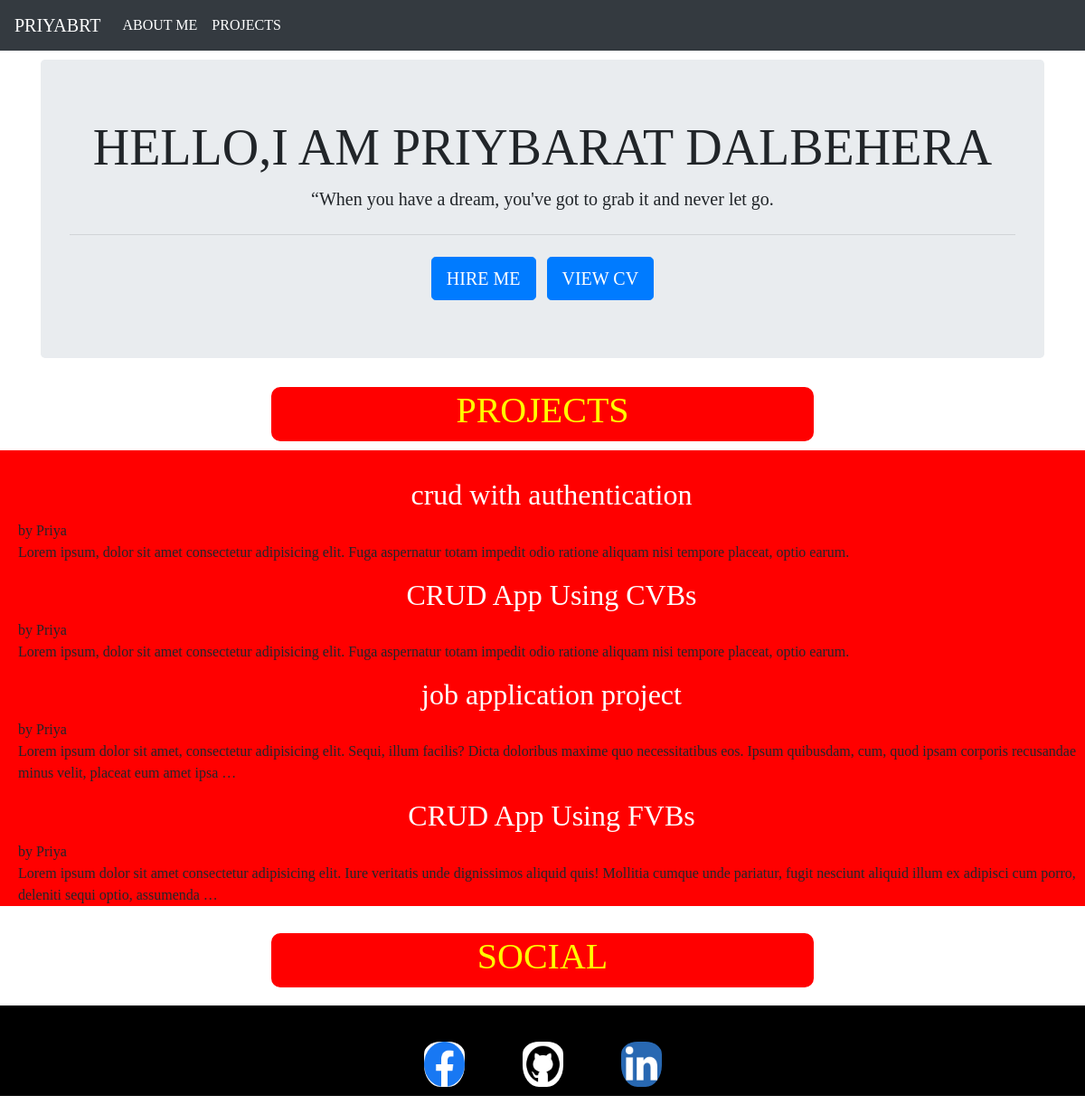
The page / on the database its author committed.
### protfolioapp/models.py (models this page shows, shortened)
class Post(models.Model):
    STATUS_CHOICES=(('draft','Draft'),('published','Published'))
    title=models.CharField(max_length=256)
    slug=models.CharField(max_length=256,unique_for_date='publish')
    author=models.ForeignKey(User,related_name='blog_posts',on_delete=models.CASCADE)
    body=models.TextField()
    publish=models.DateTimeField(default=timezone.now)
    created=models.DateTimeField(auto_now_add=True)
    updated=models.DateTimeField(auto_now=True)
    status=models.CharField(max_length=10,choices=STATUS_CHOICES,default='draft')
    def get_absolute_url(self):
        return reverse("post_detail", args=[self.publish.year,self.publish.month,self.publish.day,self.slug])
    class Meta:
        ordering=('-publish',)

### protfolioapp/views.py (the view)
# urls.py: path('',views.home_view),
def home_view(request):
    post_list=Post.objects.all()
    return render(request,'testapp/home.html',{'post_list':post_list})

### templates/testapp/home.html (shortened to what this page needs)
<!DOCTYPE html>
{% extends 'testapp/base.html' %}
{% load static %}
{% block body_block %}
<div class="container">
<div class="jumbotron">
    <h1 class="display-4">HELLO,I AM PRIYBARAT DALBEHERA</h1>
    <p class="lead">“When you have a dream, you've got to grab it and never let go.</p>
    <hr class="my-4">
    <a class="btn btn-primary btn-lg" href="/about" role="button">HIRE ME</a>&nbsp;&nbsp;
    <a class="btn btn-primary btn-lg" href="https://drive.google.com/uc?export=download&id=15CbJKAMrt36aUqHa0WkXZaRFePJ0or6m" role="button">VIEW CV</a>
  </div>
</div>
<div class="project" id="sec2">
    <h1>PROJECTS</h1>
</div>
<div class="projecttext">
  {% for post in post_list %}
  <a href="{{post.get_absolute_url}}"><h2>{{post.title}}</h2></a>
   by {{post.author|title}}
   {{post.body|truncatewords:30|linebreaks}}
  {% endfor %}
</div>
<footer>
<div class="social">
  <h1>SOCIAL</h1>
</div>
<div class="icon">
  <a href="https://www.facebook.com/priyabrat.dalbehera" target="_blank"><img src="{% static 'images/facebook.jpg' %}" alt="My image"></a>
  <a href="https://github.com/ipriyabrat" target="_blank"><img src="{% static 'images/github.jpg' %}" alt="My image"></a>
  <a href="https://www.linkedin.com/in/priyabrat-dalbehera-p521/" target="_blank"><img src="{% static 'images/linkdin.jpg' %}" alt="My image"></a>
</div>
</footer>
{% endblock %}

### templates/testapp/base.html (shortened to what this page needs)
<!DOCTYPE html>
{% load static %}
<html lang="en">
<head>
    <link rel="stylesheet" href="https://cdn.jsdelivr.net/npm/bootstrap@4.6.1/dist/css/bootstrap.min.css">
    <link rel="stylesheet" type="text/css" href="{% static 'css/home.css' %}">
</head>
<body>
        <nav class="navbar navbar-expand-lg navbar-dark bg-dark">
            <a class="navbar-brand" href="/">PRIYABRT</a>
            <div class="collapse navbar-collapse" id="navbarSupportedContent">
              <ul class="navbar-nav mr-auto">
                <li class="nav-item active">
                  <a class="nav-link" href="/about">ABOUT ME </a>
                </li>
                <li class="nav-item active" >
                  <a  class="nav-link" href="#sec2"  id='sec1'>PROJECTS </a>
            </div>
          </nav>
    {% block body_block %}
    {% endblock %}
</body>
</html>

### static/css/home.css (style rules this page uses)
body { font-family: 'Noto Serif', serif; font-family: 'Rowdies', cursive; font-family: 'Source Serif 4', serif; font-family: 'Supermercado One', cursive; font-family: 'Bebas Neue', cursive; }
html { scroll-behavior: smooth; }
.container { text-align: center; padding-top: 10px; }
.jumbotron { text-align: center; }
.project { text-align: center; background-color: red; color: yellow; border: 2px solid red; border-radius: 10px; width: 50%; margin-left: 25%; }
.projecttext { padding-top: 30px; background: red; padding-left: 20px; margin-top: 10px; }
.projecttext h2 { color: white; text-align: center; }
.social { text-align: center; background-color: red; color: yellow; border: 2px solid red; border-radius: 10px; width: 50%; margin-left: 25%; margin-top: 30px; }
.icon { background-color: black; height:100px; margin-top: 20px; text-align: center; }
img { height: 60px; width: 45px; border-radius: 40%; padding-top: 10px; margin-left: 90px; margin: 30px; }

### rows shown on the page
Post: title "crud with authentication", author "Priya", body "Lorem ipsum, dolor sit amet consectetur adipisicing elit. Fuga aspernatur totam impedit odio ratione aliquam nisi tempore placeat, optio earum."
Post: title "CRUD App Using CVBs", author "Priya", body "Lorem ipsum, dolor sit amet consectetur adipisicing elit. Fuga aspernatur totam impedit odio ratione aliquam nisi tempore placeat, optio earum."
Post: title "job application project", author "Priya", body "Lorem ipsum dolor sit amet, consectetur adipisicing elit. Sequi, illum facilis? Dicta doloribus maxime quo necessitatibus eos. Ipsum quibusdam, cum, quod ipsam corporis recusandae minus velit, placeat eum amet ipsa …"
Post: title "CRUD App Using FVBs", author "Priya", body "Lorem ipsum dolor sit amet consectetur adipisicing elit. Iure veritatis unde dignissimos aliquid quis! Mollitia cumque unde pariatur, fugit nesciunt aliquid illum ex adipisci cum porro, deleniti sequi optio, assumenda …"
